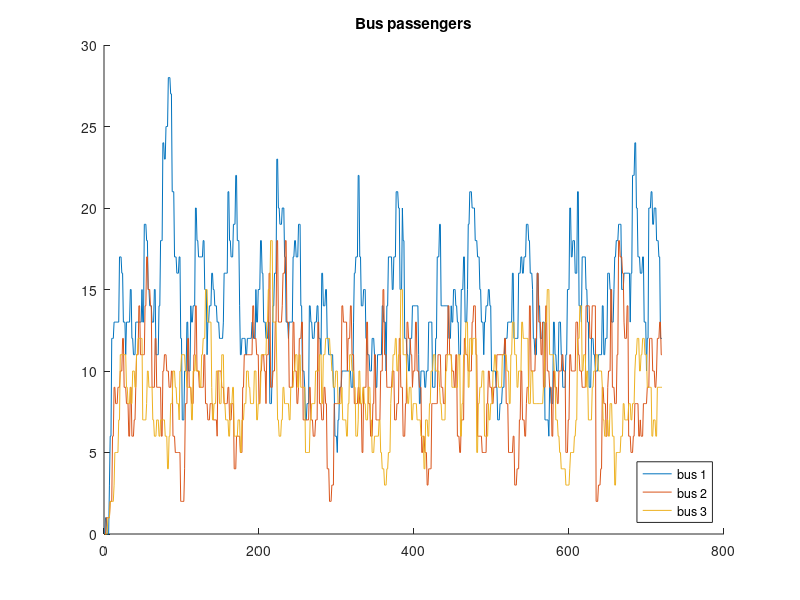
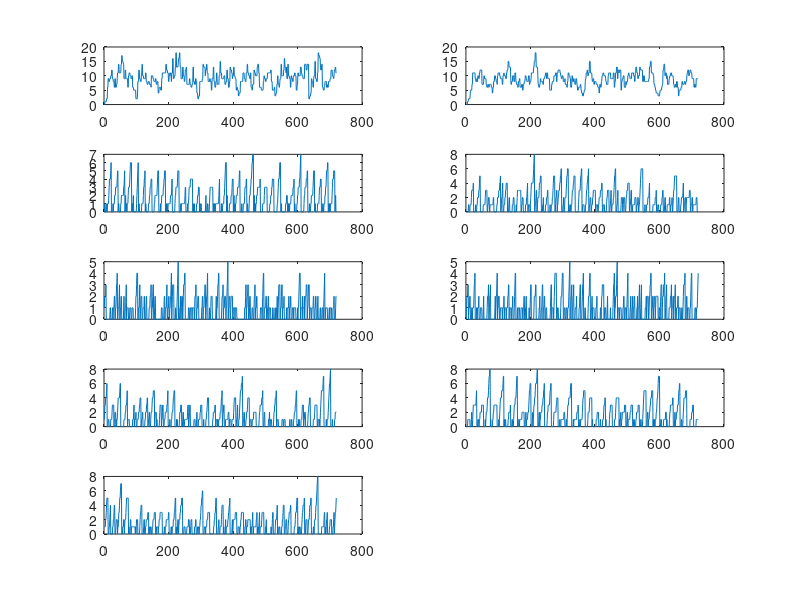

The MATLAB source for these figures, in order:
clc
clear

seed = 14;
rng(seed)
% Initialize parameters
%1.1000000000000000000000000000000000000


% Time between stops
t_stops = [2 4 7 8 10 13 15 17 20]; % Use real data t = mins

% ith element represents the time
% distance between the ith and ith+1
% stop
num_stops = length(t_stops);



%% 1.20000000000000000000000000000000000000000000000
% figure out distribution later on

passenger_queue = cell(1,num_stops);
% Length = Numbers of passengers going to different stops

% Numbers dictate how many stops from starting point
% [BBDCCBCD] in screenshot

%% 1.300000000000000000000000000000000000000000000
% Initialize Bus position
% To be edited

bus_location = [0 7 15]; % Numbers are distance from first stop
num_bus = length(bus_location);


%% 1.400000000000000000000000000000000000000000000
% Initialize Sequence of passengers on busses

bus_passenger = {};
bus_size = 30;

bus_passenger = cell(1,num_bus);


% Each row represents a bus, bus has 10 seats
% Numbers in matrix will be changing in for 1.4

%bus_passenger(1,1:length(passenger_queue_a)) = [passenger_queue_a]
% Same as 1.2



%bus(1,:) == 0

%% 1.5

% Passenger to bus loop

data = cell(num_bus + num_stops + 1, 2);
data{1,1} = "Time";
for bus_graph = 1:num_bus
    data{1+bus_graph,1} = "Bus " + bus_graph;
end

for stop_graph = 1:num_stops
    data{1+bus_graph+stop_graph,1} = "Stop " + stop_graph;
end



% For graphing info, refer to version 12

% Loop
for t = 1:720
    
    
    %Update bus location
    bus_location(1,1) = bus_location(1,1) + 1;
    bus_location(1,2) = bus_location(1,2) - 1;
    bus_location(1,3) = bus_location(1,3) + 1;
    
    
    % bus_loop_true_false, loops if bus location == sum of t_stops
    bus_loop_true_false = bus_location(1,:) == t_stops(end)+1;
    k = find(bus_loop_true_false);
    % k is arbritrary constant
    bus_location(k) = 0;

    bus_loop_true_false = bus_location(1,:) == -1;
    k = find(bus_loop_true_false);
    bus_location(k) = t_stops(end);

    
    
    
    for stop_passenger_generation = 1:num_stops
        TruFals = randi(3);
        
        if TruFals == 1
            passenger_queue{stop_passenger_generation}(end+1) = rem(round(normrnd(5,3))+ stop_passenger_generation,10);
            
            while passenger_queue{stop_passenger_generation}(end) < 1 
                passenger_queue{stop_passenger_generation}(end) = 1;
            end
            
            while passenger_queue{stop_passenger_generation}(end) > num_stops
                passenger_queue{stop_passenger_geneartion}(end) = num_stops;
            end
            
        end
        
    end
    
%%%%%%%%%%%%%%%%%

    
    
    
    
    % when busses arrive to stops
    for bus = 1:num_bus
        
       %Checks one by one bus is at which stop
       for stop = 1:num_stops
          if bus_location(bus) == t_stops(stop)
              
              fprintf("bus %i arrived at stop %i at time %i \n", bus, stop, t);
              %^ Print string to see if code is working
              
              
              % Passengers leave bus
                for j = stop
                    % Finds passengers that get off at stop (index of passenger)
                    arrived_passengers = find(bus_passenger{bus} == j);
                    if isempty(arrived_passengers) == 0
                        bus_passenger{bus}(arrived_passengers) = []; 
                    end
                end
                
                empty_seats = bus_size - length(bus_passenger{bus});
                % Passengers go on bus
                if empty_seats > length(passenger_queue{stop})
                    bus_passenger{bus} = [bus_passenger{bus},passenger_queue{stop}];
                    passenger_queue{stop} = [];
                else
                    % Only people who are first in queue that can fill bus
                    % will get on
                    bus_passenger{bus} = [bus_passenger{bus},passenger_queue{stop}(1:empty_seats)];
                    passenger_queue{stop}(1:empty_seats) = [];
                    
                    
                end
          end
       end           
    end
    
    data{1,2}(end+1) = t;
    for bus_graph = 1:num_bus
        data{1+bus_graph,2}(end+1) = sum(length(find(bus_passenger{bus_graph})));;
    end

    for stop_graph = 1:num_stops
        data{1+bus_graph+stop_graph,2}(end+1) = sum(length(find(passenger_queue{stop_graph})));
    end    
    
   
    
    

end

%%

%% 1.6 
% Graphing
subplot(1,1,1)
    for graph = 2:1+num_bus
        hold on
        plot(data{1,2},data{graph,2});
        bus_data = trapz(data{1,2},data{graph,2});
        
    end
    hold off
    legend({'bus 1', 'bus 2', 'bus 3'},'location','southeast')
    title('Bus passengers')

    
saveas(gcf, ['cw_ccw_cw_bus_' num2str(seed) '.png'])

%%
for fig = 1:num_stops
    subplot(5,2,fig)

       plot(data{1,2},data{fig+2,2});
    

end

saveas(gcf, ['cw_ccw_cw_stop_' num2str(seed) '.png'])


%% save

save(['cw_ccw_cw_' num2str(seed)])

%% Notes
% 1 and -1 for direction
% 1 bus cw
% 1 bus ccw
% 2 bus both cw
% 2 bus both ccw
% 2 bus one cw one ccw
% 3 bus all ccw

% Separate graphs for stops
% Save data into .fig and .mat